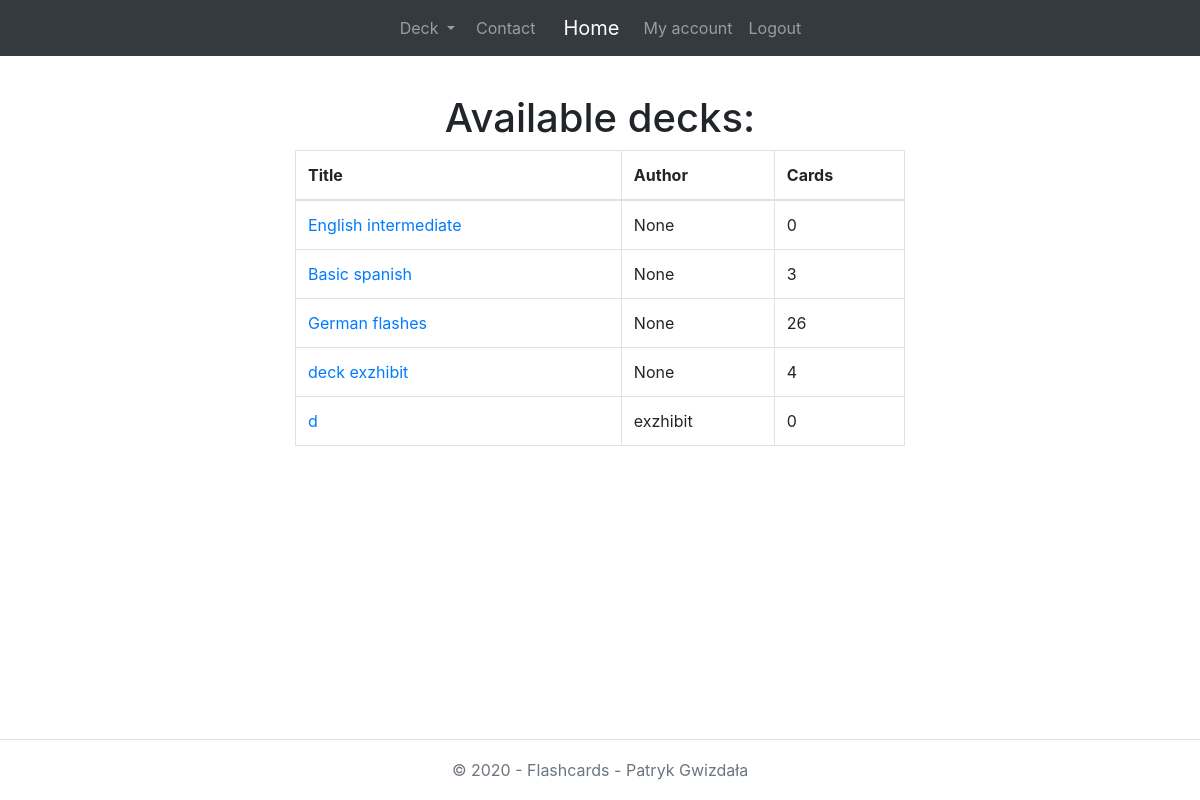
Screenshot of /decks/ (signed in) with the database file from the repository.
### FlashcardsWeb/models.py (models this page shows, shortened)
class Deck(models.Model):
    creator = models.ForeignKey(User, on_delete=models.SET_NULL, null=True, blank=True)
    title = models.CharField(max_length=64, null=False, blank=False, help_text="64 characters maximum")
    description = models.CharField(max_length=64, null=False, blank=True)
    is_public = models.BooleanField(default=False)
    def num_of_cards(self):
        return self.card_set.count()
    num_of_cards.short_description = 'Card Count'

### FlashcardsWeb/views.py (the view)
# urls.py: path('decks/', DeckListView.as_view(), name='decks'),
class DeckListView(ListView):
    paginate_by = 13
    model = Deck
    template_name = 'deck/deck_list.html'
    context_object_name = 'decks'
    success_url = reverse_lazy('decks')
    def get_queryset(self):
        return Deck.objects.all().filter(is_public=True)

### FlashcardsWeb/templates/deck/deck_list.html (shortened to what this page needs)
{% extends 'base.html' %}
{% block content %}
    <div class="col-md-8 col-xs-12">
        <br>
    <div class="row justify-content-center text-center">
        <h1> Available decks: </h1>
    </div>
        {% if decks %}
            <div class="table-responsive">
                <table class="table table-bordered">
                    <thead>
                    <tr>
                        <th scope="col">Title</th>
                        <th scope="col">Author</th>
                        <th scope="col">Cards</th>
                    </tr>
                    </thead>
                    <tbody>
                    {% for deck in decks %}
                        <tr>
                            <td><a href="{% url 'deck_detail' deck.pk %}">{{ deck.title }}</a></td>
                            <td>{{ deck.creator }}</td>
                            <td>{{ deck.num_of_cards }}</td>
                        </tr>
                    {% empty %}
                        <tr class="table-active">
                            <td colspan="3">No data</td>
                        </tr>
                    {% endfor %}
                    </tbody>
                </table>
            </div>
        {% else %}
            <h1>No decks found.</h1>
        {% endif %}
{% endblock %}

### FlashcardsWeb/static/css/style.css (style rules this page uses)
html { position: relative; min-height: 100%; }
body { padding: 0; margin-bottom: 100px; }

### rows the page displays
Deck: title "English intermediate", creator "None", num_of_cards "0"
Deck: title "Basic spanish", creator "None", num_of_cards "3"
Deck: title "German flashes", creator "None", num_of_cards "26"
Deck: title "deck exzhibit", creator "None", num_of_cards "4"
Deck: title "d", creator "exzhibit", num_of_cards "0"
